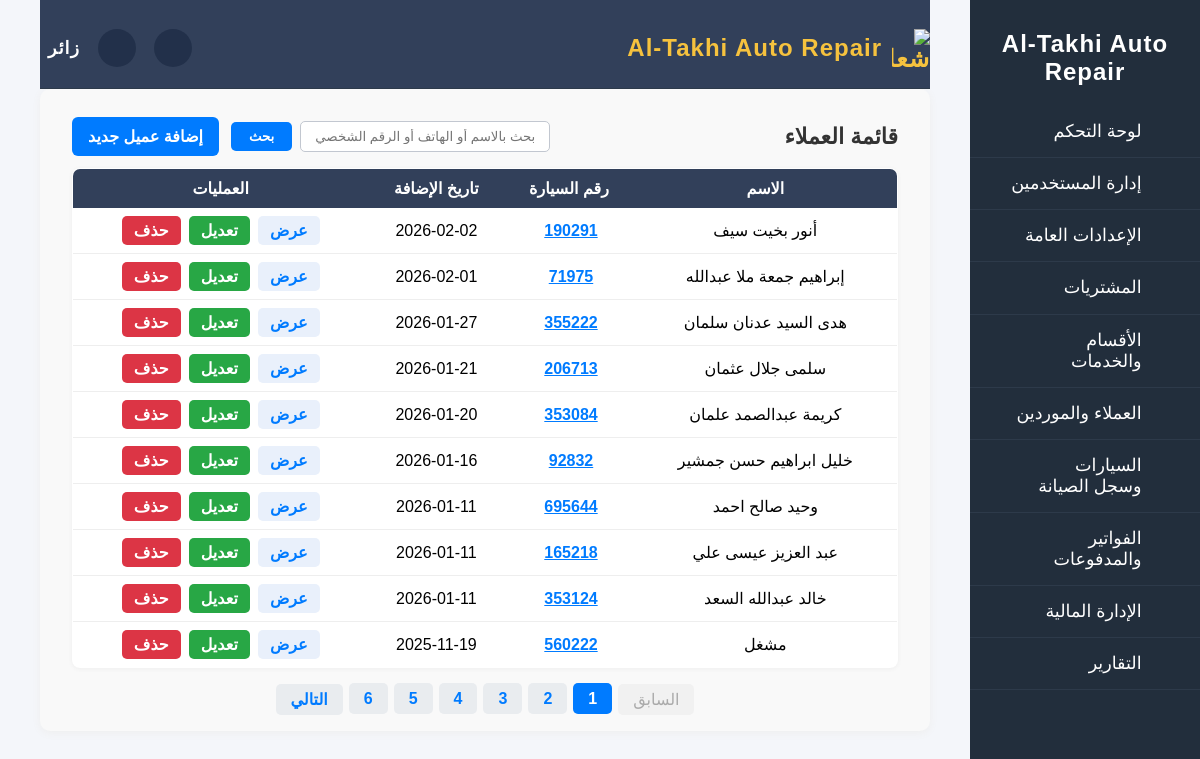
Before: /clients/ with the older database file.
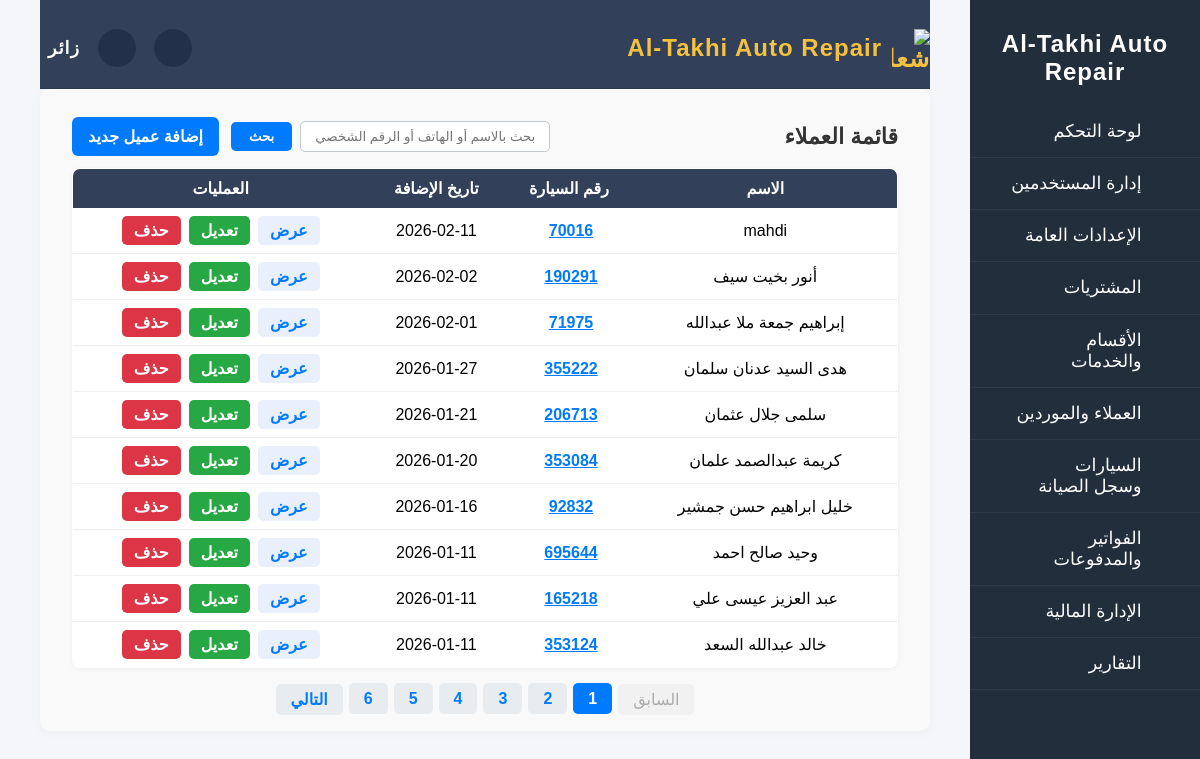
After: the same page with the newer database file.
### clients/models.py (models this page shows, shortened)
class Client(models.Model):
    STATUS_CHOICES = [
        ("active", "نشط"),
        ("inactive", "معطل"),
    ]
    COMM_PREF_CHOICES = [
        ("email", "البريد الإلكتروني"),
        ("phone", "الهاتف"),
        ("sms", "رسائل قصيرة"),
    ]
    first_name = models.CharField(max_length=100)
    last_name = models.CharField(max_length=100, blank=True, null=True)
    phone_number = models.CharField(max_length=20)
    email = models.EmailField(blank=True, null=True)
    address = models.CharField(max_length=255, blank=True, null=True)
    customer_id = models.CharField(max_length=30, unique=True)
    status = models.CharField(max_length=10, choices=STATUS_CHOICES, default="active")
    notes = models.TextField(blank=True, null=True)
    communication_preference = models.CharField(
        max_length=10, choices=COMM_PREF_CHOICES, default="phone"
    )
    birth_date = models.DateField(blank=True, null=True)
    created_by = models.ForeignKey(
        "users.User",
        on_delete=models.SET_NULL,
        null=True,
        blank=True,
        related_name="added_clients",
    )
    created_at = models.DateTimeField("تاريخ الإضافة", null=True, blank=True)
    updated_at = models.DateTimeField(auto_now=True)

### cars/models.py (models this page shows, shortened)
class Car(models.Model):
    STATUS_CHOICES = [
        ("active", "نشطة"),  # السيارة تحت الصيانة
        ("ready", "بانتظار التسليم"),  # الصيانة انتهت
        ("pending_payment", "معلقة للدفع"),  # بانتظار الدفع
        ("sold", "مباعة"),  # تم التسليم النهائي
    ]
    FUEL_CHOICES = [
        ("gasoline", "بنزين"),
        ("diesel", "ديزل"),
        ("electric", "كهرباء"),
        ("hybrid", "هايبرد"),
    ]
    client = models.ForeignKey(
        "clients.Client", on_delete=models.CASCADE, related_name="cars"
    )
    plate_number = models.CharField(max_length=20, unique=True)
    brand = models.ForeignKey(
        CarBrand, on_delete=models.SET_NULL, null=True, blank=True, related_name="cars"
    )
    model = models.ForeignKey(
        CarModel, on_delete=models.SET_NULL, null=True, blank=True, related_name="cars"
    )
    year = models.PositiveIntegerField(blank=True, null=True)
    color = models.CharField(max_length=30, blank=True, null=True)
    fuel_type = models.CharField(
        max_length=10, choices=FUEL_CHOICES, default="gasoline"
    )
    vin_number = models.CharField(max_length=30, unique=True, blank=True, null=True)
    status = models.CharField(max_length=20, choices=STATUS_CHOICES, default="active")
    notes = models.TextField(blank=True, null=True)
    entry_date = models.DateTimeField(
        blank=True, null=True, verbose_name="تاريخ دخول الورشة"
    )
    last_visit = models.DateTimeField(blank=True, null=True)
    created_at = models.DateTimeField(auto_now_add=True)
    updated_at = models.DateTimeField(auto_now=True)
    @property
    def unpaid_invoice_id(self):
        if hasattr(self, "_unpaid_invoice_id"):
            return getattr(self, "_unpaid_invoice_id")
        unpaid_invoice = self.invoices.filter(paid=False).first()
        return unpaid_invoice.id if unpaid_invoice else None

### clients/views.py (the view, shortened to what this page needs)
# urls.py: path("clients/", clients_list, name="clients_list"),
def clients_list(request):
    print("=== TEST INSIDE FUNCTION ===")
    search = request.GET.get("search", "").strip()
    print(f"[DEBUG] قيمة البحث المستلمة: '{search}'")
    clients_qs = Client.objects.all()
    cars_matched_by_search = {}  # client_id -> list of matched plate_numbers
    clients_qs = clients_qs.order_by("-created_at")
    print(f"[DEBUG] عدد العملاء بعد الفلترة: {clients_qs.count()} | البحث: {search}")
    paginator = Paginator(clients_qs, 10)
    page_number = request.GET.get("page")
    if search:
        page_number = 1
    clients = paginator.get_page(page_number)
    return render(
        request,
        "clients_list.html",
        {
            "clients": clients,
            "search": search,
            "cars_matched_by_search": cars_matched_by_search,
        },
    )

### templates/clients_list.html (shortened to what the changed rows need)
{% extends 'base.html' %}
{% block content %}
<div class="services-table-fix" style="max-width:900px;margin-right:0;margin-left:auto;background:#f9f9f9;padding:28px 32px 22px 32px;border-radius:10px;box-shadow:0 2px 8px #eee;direction:rtl;">
<div class="responsive-table-wrapper clients-table-mobile-conditional">
    {% if clients.object_list or clients %}
    <table style="width:100%;border-collapse:collapse;background:#fff;border-radius:8px;overflow:hidden;box-shadow:0 1px 4px #eee;border:1.5px solid #c2c7d0;">
        <thead style="background:#32405a;color:#fff;">
            <tr>
                <th style="padding:10px 6px;">الاسم</th>
                <th style="padding:10px 6px;">رقم السيارة</th>
                <th style="padding:10px 6px;">تاريخ الإضافة</th>
                <th style="padding:10px 6px;">العمليات</th>
            </tr>
        </thead>
        <tbody>
            {% for client in clients.object_list|default:clients %}
            <tr style="border-bottom:1px solid #eee;">
                <td style="padding:8px 6px;text-align:center;">{{ client.first_name }}{% if client.last_name %} {{ client.last_name }}{% endif %}</td>
                <td style="padding:8px 6px;text-align:center;">
                    {% if client.cars.all %}
                        {% for car in client.cars.all %}
                            <a href="{% url 'cars:add_maintenance_record' %}?car_id={{ car.id }}" style="color:#007bff;font-weight:bold;text-decoration:underline; margin-left:4px;">{{ car.plate_number }}</a>{% if not forloop.last %},{% endif %}
                        {% endfor %}
                    {% else %}-{% endif %}
                </td>
                <td style="padding:8px 6px;text-align:center;">{{ client.created_at|date:'Y-m-d' }}</td>
                <td style="padding:8px 6px;text-align:center;">
                    <div style="display:flex;gap:8px;justify-content:center;align-items:center;">
                        <a href="{% url 'client_detail' client.id %}" style="background:#e9f0fb;color:#007bff;padding:5px 12px;border-radius:5px;text-decoration:none;font-weight:bold;display:inline-block;">عرض</a>
                        <a href="{% url 'edit_client' client.id %}" style="background:#28a745;color:#fff;padding:5px 12px;border-radius:5px;text-decoration:none;font-weight:bold;display:inline-block;">تعديل</a>
                        <a href="{% url 'delete_client' client.id %}" onclick="return confirm('تأكيد الحذف؟');" style="background:#dc3545;color:#fff;padding:5px 12px;border-radius:5px;text-decoration:none;font-weight:bold;display:inline-block;">حذف</a>
                    </div>
                </td>
            </tr>
            {% endfor %}
        </tbody>
    </table>
    {% else %}
    {% if search %}
    <div class="alert alert-warning" style="background:#ffeeba;color:#856404;padding:10px 15px;margin-bottom:10px;border-radius:6px;">
        لا يوجد أي عميل مرتبط بهذا الرقم. إذا كنت تبحث برقم السيارة وتأكدت من وجودها، قد يكون العميل غير نشط أو هناك اختلاف في البيانات.
    </div>
    {% endif %}
    {% endif %}
</div>
<div style="margin-top: 22px; display: flex; justify-content: center;">
    {% if clients.has_other_pages %}
    <ul style="display: flex; list-style: none; padding: 0; margin: 0; gap: 6px;">
        {% for num in clients.paginator.page_range %}
            {% if clients.number == num %}
                <li><span style="background:#007bff;color:#fff;padding:7px 15px;border-radius:5px;font-weight:bold;">{{ num }}</span></li>
            {% else %}
                <li><a href="?page={{ num }}{% if search %}&search={{ search }}{% endif %}" style="background:#e9ecef;color:#007bff;padding:7px 15px;border-radius:5px;text-decoration:none;font-weight:bold;">{{ num }}</a></li>
            {% endif %}
        {% endfor %}
    </ul>
    {% endif %}
</div>
{% endblock %}

Changed rows visible on the page:
no longer on this page (row unchanged): Client: first_name "مشغل", created_at "2025-11-19"
no longer on this page (row unchanged): Car: plate_number "560222", shown under "مشغل"
added Client: first_name "mahdi", created_at "2026-02-11"
added Car: plate_number "70016", shown under "mahdi"
